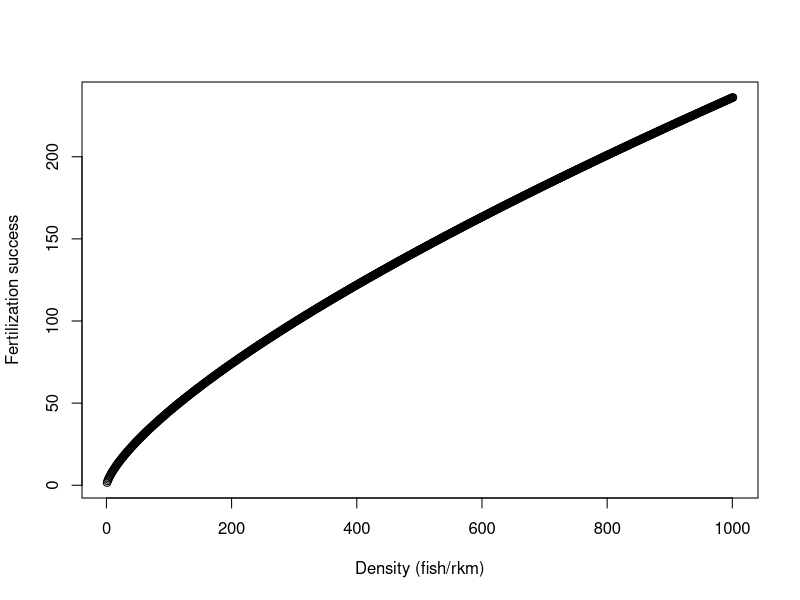

Write R code to recreate this figure.


# A FUNCTION THAT PRODUCES AN ALLEE
# EFFECT MODIFYING GAMETE FERTILIZATAION
# SUCCESS


B0=0.49
B1=0.72
D<- seq(0:1000)

y<- B1*log(D)+B0
y<- exp(y)

plot(D,y,ylab="Fertilization success",
	xlab="Density (fish/rkm)")
